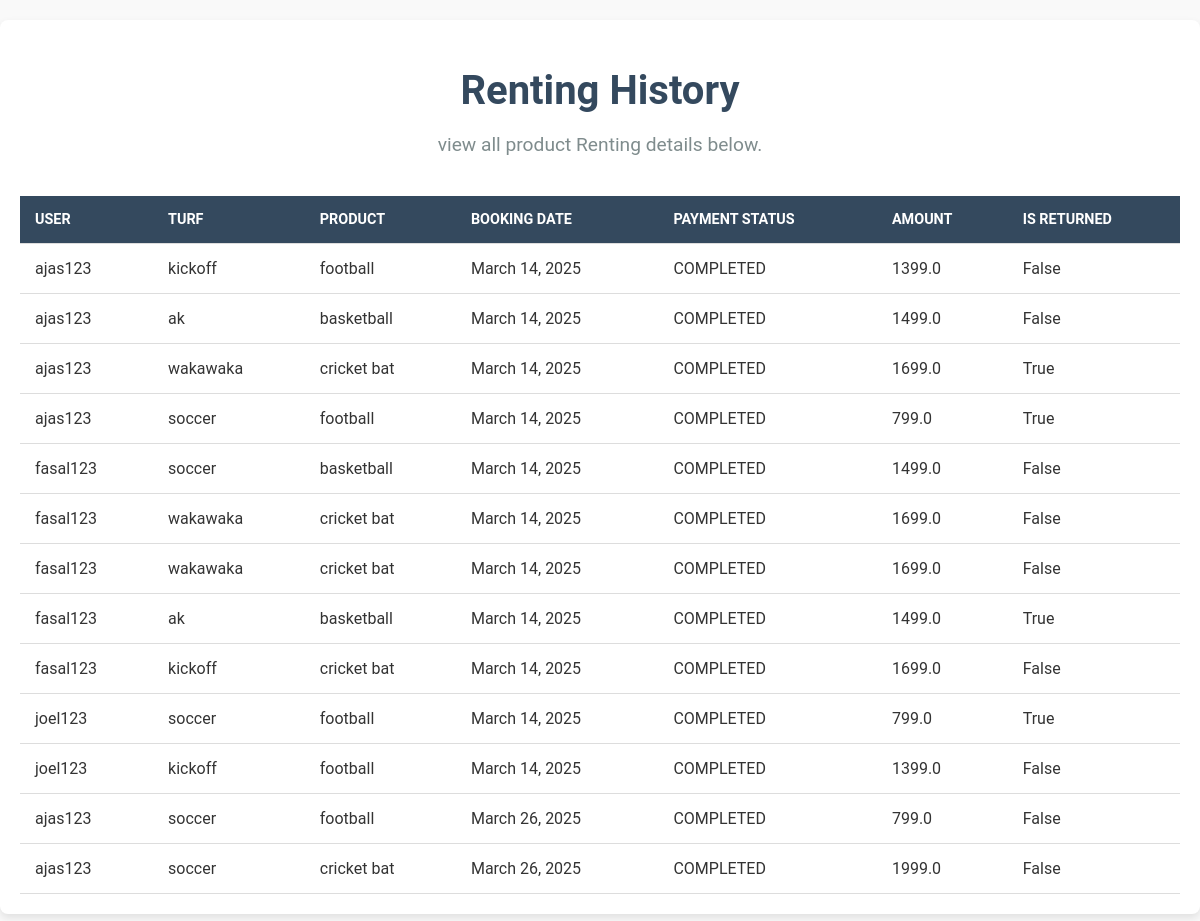
Screenshot of /adminapp/viewrentals/ with the database file from the repository.
### publicapp/models.py (models this page shows)
class RentProduct(models.Model):
    user = models.ForeignKey(Userprofile, on_delete=models.CASCADE,blank=True, null=True)
    turf = models.ForeignKey(Turf, on_delete=models.CASCADE,blank=True, null=True)
    product = models.ForeignKey(Product, on_delete=models.CASCADE,blank=True, null=True)
    booking_date = models.DateField(blank=True, null=True)
    payment_status = models.CharField(max_length=50, choices=[('PENDING', 'Pending'), ('COMPLETED', 'Completed')], default='PENDING',blank=True, null=True)
    amount = models.FloatField(blank=True, null=True)
    isreturn=models.BooleanField(blank=True, null=True,default=False)
    status =models.CharField(max_length=50,default=True)
    is_active = models.BooleanField(null=False, blank=True, default=True)
    created_at = models.DateTimeField(auto_now_add=True,blank=True, null=True)
    updated_at = models.DateTimeField(auto_now=True,blank=True, null=True)

### userapp/models.py (models this page shows)
class Userprofile(AbstractUser):
    user_type=models.CharField( max_length=50,null=False,blank=False,choices=USER_TYPE_CHOICES)
    status = models.CharField(max_length=20, null=True, choices=STATUS_CHOICE)
    is_active = models.BooleanField(null=False,blank=True,default=True)
    created=models.DateTimeField(auto_now=True)
    updated=models.DateTimeField(auto_now=True)
    groups = models.ManyToManyField( 'auth.Group', related_name='userprofile_groups', blank=True)
    user_permissions = models.ManyToManyField('auth.Permission', related_name='userprofile_permissions', blank=True)

### turfapp/models.py (models this page shows)
class Turf(models.Model):
        Ownername = models.ForeignKey(Userprofile, on_delete=models.CASCADE, blank=True, null=True)
        turfname=models.CharField(max_length=250,null=True,blank=True)
        phone=models.CharField(max_length=250,null=True,blank=True)
        image=models.ImageField(upload_to="images/",null=True,blank=True)
        email=models.EmailField(null=True,blank=True)
        address=models.CharField(max_length=1000,null=True,blank=True)
        location=models.CharField(max_length=1000,null=True,blank=True)
        rent=models.FloatField(null=True,blank=True)
        opentime=models.CharField(max_length=1000,null=True,blank=True)
        closingtime=models.CharField(max_length=1000,null=True,blank=True)
        status =models.CharField(max_length=50,default=True)
        is_active = models.BooleanField(null=False, blank=True, default=True)
        created_at = models.DateTimeField(auto_now=True)
        updated_at= models.DateTimeField(auto_now=True)

class Product(models.Model):
        Ownerid = models.ForeignKey(Userprofile, on_delete=models.CASCADE, blank=True, null=True)
        turfid = models.ForeignKey(Turf, on_delete=models.CASCADE, blank=True, null=True)
        productname=models.CharField(max_length=250,null=True,blank=True)
        category=models.CharField(max_length=250,null=True,blank=True)
        description=models.CharField(max_length=250,null=True,blank=True)
        image=models.ImageField(upload_to="images/",null=True,blank=True)
        price=models.FloatField(null=True,blank=True)
        quantity=models.CharField(max_length=250,null=True,blank=True)
        availablequantity=models.CharField(max_length=250,null=True,blank=True)
        status =models.CharField(max_length=50,default=True)
        is_active = models.BooleanField(null=False, blank=True, default=True)
        created_at = models.DateTimeField(auto_now=True)
        updated_at= models.DateTimeField(auto_now=True)

### adminapp/views.py (the view)
# urls.py: path('viewrentals/', AdminRentProductView.as_view(), name='view_rentals_admin'),
class AdminRentProductView(View):
    def get(self, request):
        rentals = RentProduct.objects.all()
        return render(request, 'admin/view_rentals.html', {'rentals': rentals})

### templates/admin/view_rentals.html (shortened to what this page needs)
{% load static %}
<!DOCTYPE html>
<html lang="en">
<head>
    <link rel="stylesheet" href="{% static 'admincss/usermanage.css' %}">
    <link rel="stylesheet" href="https://cdnjs.cloudflare.com/ajax/libs/font-awesome/6.0.0-beta3/css/all.min.css">
</head>
<body>
    <div class="container">
        <header class="header">
            <h1> Renting History</h1>
            <p>view all product Renting details below.</p>
        </header>
        <section class="user-table-section">
            <table class="user-table">
                <thead>
                    <tr>
                        <th>User</th>
                        <th>Turf</th>
                        <th>Product</th>
                        <th>Booking Date</th>
                        <th>Payment Status</th>
                        <th>Amount</th>
                        <th>Is Returned</th>
                    </tr>
                </thead>
                <tbody>
                    {% for rental in rentals %}
                    <tr>
                        <td>{{ rental.user.username}}</td>
                        <td>{{ rental.turf.turfname }}</td>
                        <td>{{ rental.product.productname }}</td>
                        <td>{{ rental.booking_date }}</td>
                        <td>{{ rental.payment_status }}</td>
                        <td>{{ rental.amount }}</td>
                        <td>{{ rental.isreturn }}</td>
                    </tr>
                    {% empty %}
                    <tr>
                        <td colspan="9">No rental records available.</td>
                    </tr>
                    {% endfor %}
                    </tbody>
            </table>
        </section>
    </div>
</body>
</html>

### static/admincss/usermanage.css (style rules this page uses)
body { margin: 0; font-family: 'Roboto', sans-serif; background: #f9f9f9; color: #333; }
.container { max-width: 1200px; margin: 20px auto; padding: 20px; background: #fff; border-radius: 8px; box-shadow: 0 4px 8px rgba(0, 0, 0, 0.1); }
.header { text-align: center; margin-bottom: 20px; }
.header h1 { font-size: 2.5em; margin-bottom: 10px; color: #34495e; }
.header p { font-size: 1.2em; color: #7f8c8d; }
.user-table-section { overflow-x: auto; }
.user-table { width: 100%; border-collapse: collapse; margin-top: 20px; }
.user-table thead { background: #34495e; color: white; }
.user-table th, .user-table td { padding: 15px; text-align: left; border-bottom: 1px solid #ddd; }
.user-table th { text-transform: uppercase; font-size: 0.9em; }

### rows the page displays
RentProduct: user.username "ajas123", turf.turfname "kickoff", product.productname "football", booking_date "March 14, 2025", payment_status "COMPLETED", amount "1399.0", isreturn "False"
RentProduct: user.username "ajas123", turf.turfname "ak", product.productname "basketball", booking_date "March 14, 2025", payment_status "COMPLETED", amount "1499.0", isreturn "False"
RentProduct: user.username "ajas123", turf.turfname "wakawaka", product.productname "cricket bat", booking_date "March 14, 2025", payment_status "COMPLETED", amount "1699.0", isreturn "True"
RentProduct: user.username "ajas123", turf.turfname "soccer", product.productname "football", booking_date "March 14, 2025", payment_status "COMPLETED", amount "799.0", isreturn "True"
RentProduct: user.username "fasal123", turf.turfname "soccer", product.productname "basketball", booking_date "March 14, 2025", payment_status "COMPLETED", amount "1499.0", isreturn "False"
RentProduct: user.username "fasal123", turf.turfname "wakawaka", product.productname "cricket bat", booking_date "March 14, 2025", payment_status "COMPLETED", amount "1699.0", isreturn "False"
RentProduct: user.username "fasal123", turf.turfname "wakawaka", product.productname "cricket bat", booking_date "March 14, 2025", payment_status "COMPLETED", amount "1699.0", isreturn "False"
RentProduct: user.username "fasal123", turf.turfname "ak", product.productname "basketball", booking_date "March 14, 2025", payment_status "COMPLETED", amount "1499.0", isreturn "True"
RentProduct: user.username "fasal123", turf.turfname "kickoff", product.productname "cricket bat", booking_date "March 14, 2025", payment_status "COMPLETED", amount "1699.0", isreturn "False"
RentProduct: user.username "joel123", turf.turfname "soccer", product.productname "football", booking_date "March 14, 2025", payment_status "COMPLETED", amount "799.0", isreturn "True"
RentProduct: user.username "joel123", turf.turfname "kickoff", product.productname "football", booking_date "March 14, 2025", payment_status "COMPLETED", amount "1399.0", isreturn "False"
RentProduct: user.username "ajas123", turf.turfname "soccer", product.productname "football", booking_date "March 26, 2025", payment_status "COMPLETED", amount "799.0", isreturn "False"
RentProduct: user.username "ajas123", turf.turfname "soccer", product.productname "cricket bat", booking_date "March 26, 2025", payment_status "COMPLETED", amount "1999.0", isreturn "False"
